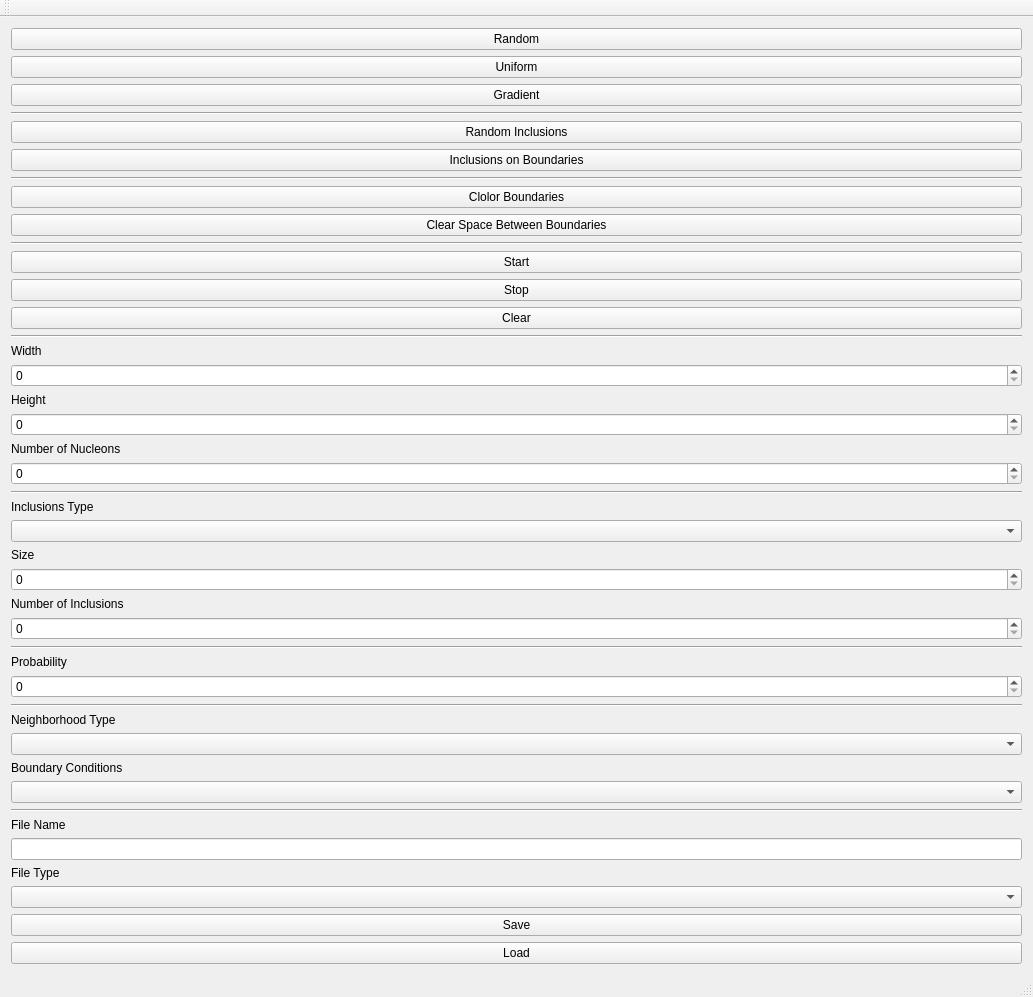
<?xml version="1.0" encoding="UTF-8"?>
<ui version="4.0">
 <class>MainWindow</class>
 <widget class="QMainWindow" name="MainWindow">
  <property name="geometry">
   <rect>
    <x>0</x>
    <y>0</y>
    <width>1033</width>
    <height>942</height>
   </rect>
  </property>
  <property name="windowTitle">
   <string>MainWindow</string>
  </property>
  <widget class="QWidget" name="centralWidget">
   <layout class="QHBoxLayout" name="horizontalLayout">
    <item>
     <layout class="QVBoxLayout" name="spaceLayout"/>
    </item>
    <item>
     <layout class="QVBoxLayout" name="settingsLayout">
      <item>
       <widget class="QPushButton" name="randSeedButton">
        <property name="text">
         <string>Random</string>
        </property>
       </widget>
      </item>
      <item>
       <widget class="QPushButton" name="regularSeedButton">
        <property name="text">
         <string>Uniform</string>
        </property>
       </widget>
      </item>
      <item>
       <widget class="QPushButton" name="pushButton">
        <property name="text">
         <string>Gradient</string>
        </property>
       </widget>
      </item>
      <item>
       <widget class="Line" name="line">
        <property name="orientation">
         <enum>Qt::Horizontal</enum>
        </property>
       </widget>
      </item>
      <item>
       <widget class="QPushButton" name="randomHolesButton">
        <property name="text">
         <string>Random Inclusions</string>
        </property>
       </widget>
      </item>
      <item>
       <widget class="QPushButton" name="pushButton_3">
        <property name="text">
         <string>Inclusions on Boundaries</string>
        </property>
       </widget>
      </item>
      <item>
       <widget class="Line" name="line_8">
        <property name="orientation">
         <enum>Qt::Horizontal</enum>
        </property>
       </widget>
      </item>
      <item>
       <widget class="QPushButton" name="pushButton_4">
        <property name="text">
         <string>Clolor Boundaries</string>
        </property>
       </widget>
      </item>
      <item>
       <widget class="QPushButton" name="pushButton_5">
        <property name="text">
         <string>Clear Space Between Boundaries</string>
        </property>
       </widget>
      </item>
      <item>
       <widget class="Line" name="line_2">
        <property name="orientation">
         <enum>Qt::Horizontal</enum>
        </property>
       </widget>
      </item>
      <item>
       <widget class="QPushButton" name="startButton">
        <property name="text">
         <string>Start</string>
        </property>
       </widget>
      </item>
      <item>
       <widget class="QPushButton" name="stopButton">
        <property name="text">
         <string>Stop</string>
        </property>
       </widget>
      </item>
      <item>
       <widget class="QPushButton" name="clearButton">
        <property name="text">
         <string>Clear</string>
        </property>
       </widget>
      </item>
      <item>
       <widget class="Line" name="line_3">
        <property name="orientation">
         <enum>Qt::Horizontal</enum>
        </property>
       </widget>
      </item>
      <item>
       <widget class="QLabel" name="label">
        <property name="text">
         <string>Width</string>
        </property>
       </widget>
      </item>
      <item>
       <widget class="QSpinBox" name="tabWidthSpinBox"/>
      </item>
      <item>
       <widget class="QLabel" name="label_4">
        <property name="text">
         <string>Height</string>
        </property>
       </widget>
      </item>
      <item>
       <widget class="QSpinBox" name="tabHeightSpinBox"/>
      </item>
      <item>
       <widget class="QLabel" name="label_3">
        <property name="text">
         <string>Number of Nucleons</string>
        </property>
       </widget>
      </item>
      <item>
       <widget class="QSpinBox" name="numberOfSeedSpinBox"/>
      </item>
      <item>
       <widget class="Line" name="line_6">
        <property name="orientation">
         <enum>Qt::Horizontal</enum>
        </property>
       </widget>
      </item>
      <item>
       <widget class="QLabel" name="label_2">
        <property name="text">
         <string>Inclusions Type</string>
        </property>
       </widget>
      </item>
      <item>
       <widget class="QComboBox" name="comboBox_3"/>
      </item>
      <item>
       <widget class="QLabel" name="label_7">
        <property name="text">
         <string>Size</string>
        </property>
       </widget>
      </item>
      <item>
       <widget class="QSpinBox" name="seedRadiusSpinBox"/>
      </item>
      <item>
       <widget class="QLabel" name="label_8">
        <property name="text">
         <string>Number of Inclusions</string>
        </property>
       </widget>
      </item>
      <item>
       <widget class="QSpinBox" name="numberOfHolesSpinBox"/>
      </item>
      <item>
       <widget class="Line" name="line_7">
        <property name="orientation">
         <enum>Qt::Horizontal</enum>
        </property>
       </widget>
      </item>
      <item>
       <widget class="QLabel" name="label_11">
        <property name="text">
         <string>Probability</string>
        </property>
       </widget>
      </item>
      <item>
       <widget class="QSpinBox" name="spinBox"/>
      </item>
      <item>
       <widget class="Line" name="line_4">
        <property name="orientation">
         <enum>Qt::Horizontal</enum>
        </property>
       </widget>
      </item>
      <item>
       <widget class="QLabel" name="label_5">
        <property name="text">
         <string>Neighborhood Type</string>
        </property>
       </widget>
      </item>
      <item>
       <widget class="QComboBox" name="comboBox"/>
      </item>
      <item>
       <widget class="QLabel" name="label_6">
        <property name="text">
         <string>Boundary Conditions</string>
        </property>
       </widget>
      </item>
      <item>
       <widget class="QComboBox" name="comboBox_2"/>
      </item>
      <item>
       <widget class="Line" name="line_5">
        <property name="orientation">
         <enum>Qt::Horizontal</enum>
        </property>
       </widget>
      </item>
      <item>
       <widget class="QLabel" name="label_9">
        <property name="text">
         <string>File Name</string>
        </property>
       </widget>
      </item>
      <item>
       <widget class="QLineEdit" name="fileName">
        <property name="sizePolicy">
         <sizepolicy hsizetype="Preferred" vsizetype="Fixed">
          <horstretch>0</horstretch>
          <verstretch>0</verstretch>
         </sizepolicy>
        </property>
       </widget>
      </item>
      <item>
       <widget class="QLabel" name="label_10">
        <property name="text">
         <string>File Type</string>
        </property>
       </widget>
      </item>
      <item>
       <widget class="QComboBox" name="fileTypeComboBox"/>
      </item>
      <item>
       <widget class="QPushButton" name="saveFileButton">
        <property name="text">
         <string>Save</string>
        </property>
       </widget>
      </item>
      <item>
       <widget class="QPushButton" name="loadFileButton">
        <property name="text">
         <string>Load</string>
        </property>
       </widget>
      </item>
      <item>
       <spacer name="verticalSpacer_2">
        <property name="orientation">
         <enum>Qt::Vertical</enum>
        </property>
        <property name="sizeHint" stdset="0">
         <size>
          <width>20</width>
          <height>40</height>
         </size>
        </property>
       </spacer>
      </item>
      <item>
       <spacer name="verticalSpacer_3">
        <property name="orientation">
         <enum>Qt::Vertical</enum>
        </property>
        <property name="sizeHint" stdset="0">
         <size>
          <width>20</width>
          <height>40</height>
         </size>
        </property>
       </spacer>
      </item>
      <item>
       <spacer name="verticalSpacer">
        <property name="orientation">
         <enum>Qt::Vertical</enum>
        </property>
        <property name="sizeHint" stdset="0">
         <size>
          <width>20</width>
          <height>40</height>
         </size>
        </property>
       </spacer>
      </item>
     </layout>
    </item>
   </layout>
  </widget>
  <widget class="QMenuBar" name="menuBar">
   <property name="geometry">
    <rect>
     <x>0</x>
     <y>0</y>
     <width>1033</width>
     <height>21</height>
    </rect>
   </property>
  </widget>
  <widget class="QToolBar" name="mainToolBar">
   <attribute name="toolBarArea">
    <enum>TopToolBarArea</enum>
   </attribute>
   <attribute name="toolBarBreak">
    <bool>false</bool>
   </attribute>
  </widget>
  <widget class="QStatusBar" name="statusBar"/>
 </widget>
 <layoutdefault spacing="6" margin="11"/>
 <resources/>
 <connections/>
</ui>
